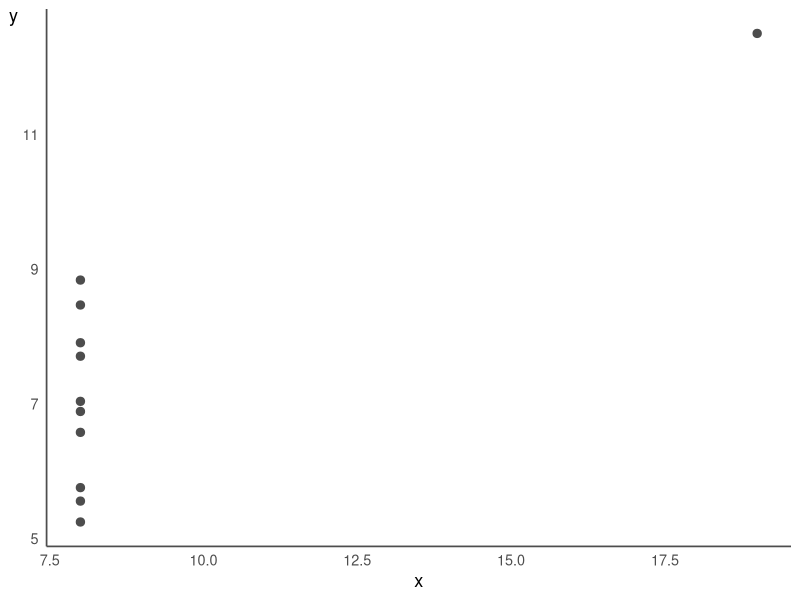

The R script that drew this image:
## ---- chunk 1
library(ggplot2)
d4 <- data.frame(x = datasets::anscombe$x4, y = datasets::anscombe$y4)
r4 <- cor(d4$x, d4$y)
r2_4 <- r4^2
ohne <- subset(d4, x != max(x))
x_wert <- unique(ohne$x)
sd_x_ohne <- sd(ohne$x)
## ---- chunk 2
ggplot(d4, aes(x, y)) +
  geom_point(color = "#4D4D4D", size = 2.5) +
  labs(x = "x", y = "y") +
  theme_minimal(base_size = 13) +
  theme(panel.grid = element_blank(),
        axis.line = element_line(color = "#4D4D4D"),
        axis.title.y = element_text(angle = 0, vjust = 1))
